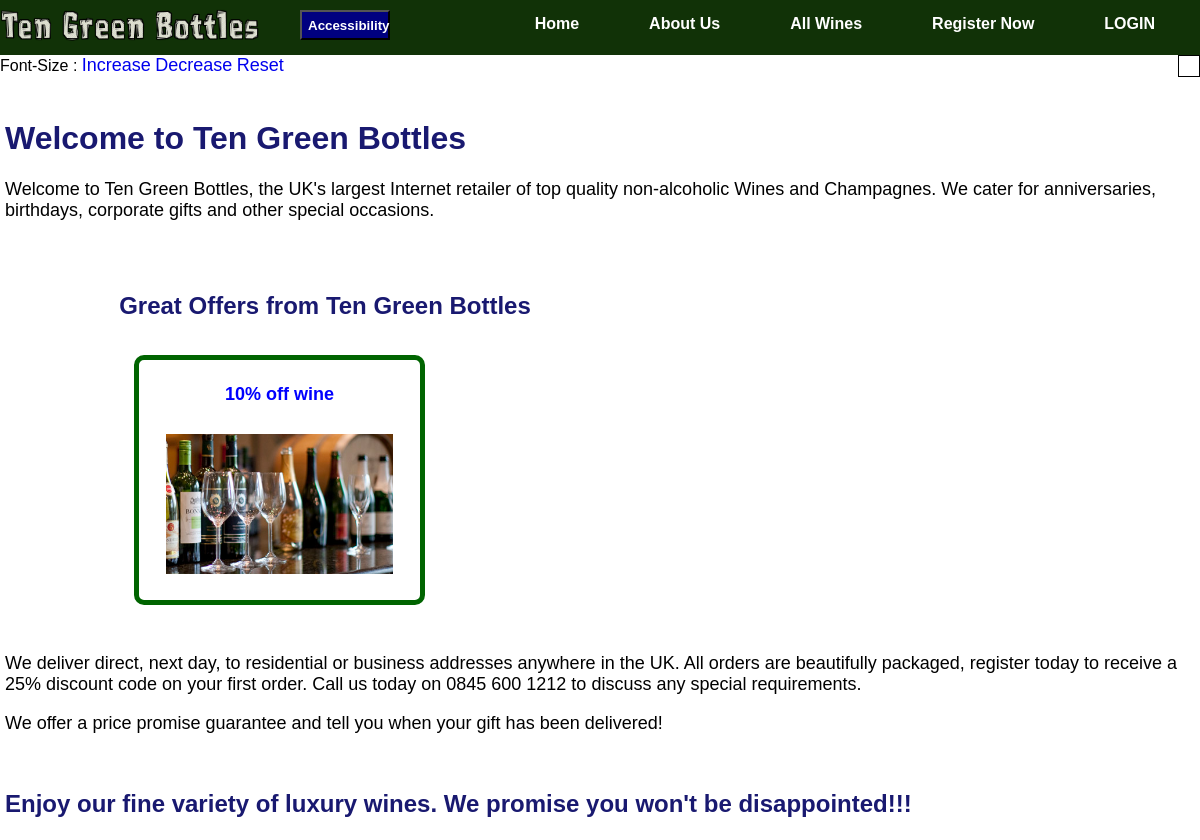
Before: / (upper part) with the older database file.
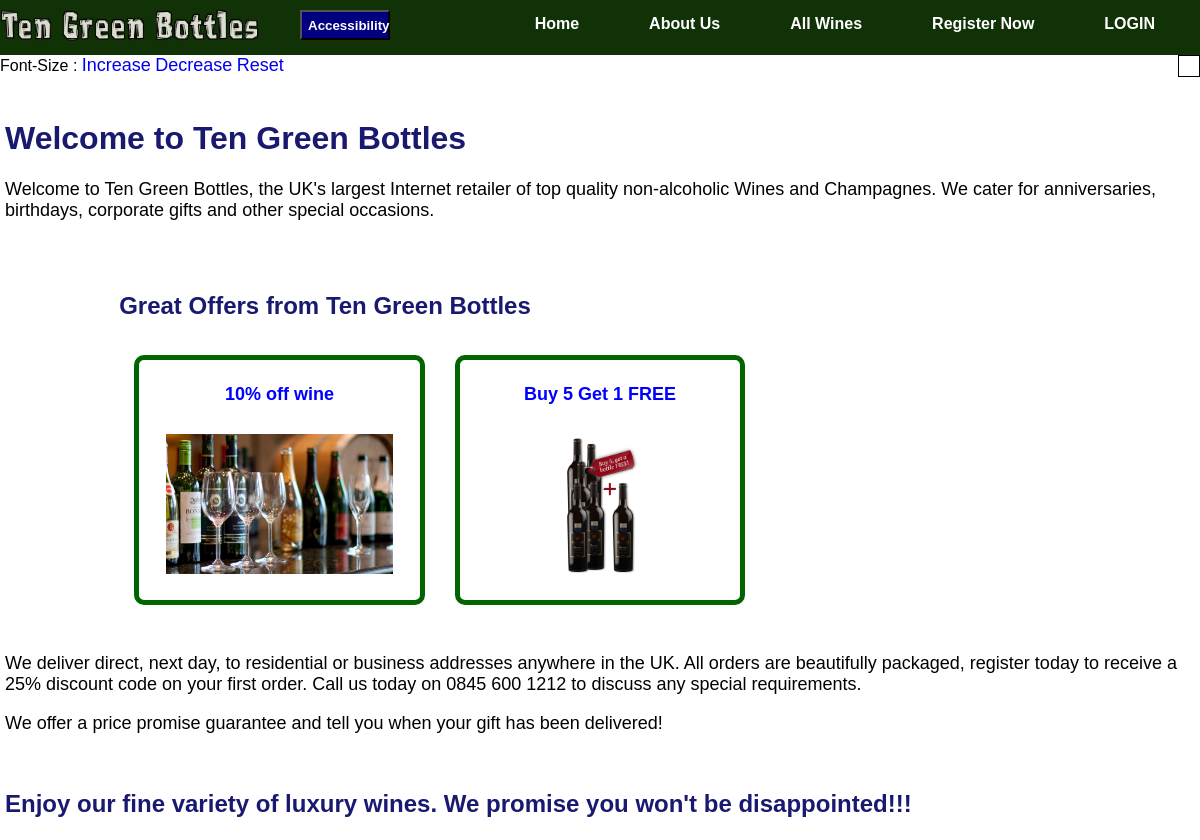
After: the same page with the newer database file.
### tables this page shows
CREATE TABLE IF NOT EXISTS `campaign` (
  `campaign_id` int(11) NOT NULL,
  `offer_name` varchar(255) DEFAULT NULL,
  `asset_link` varchar(255) DEFAULT NULL,
  `alt_description` varchar(255) DEFAULT NULL
);

### Database/db_access.php (called while the page is built, shortened)
<?php
    class DbConnection {
        private $db_host = "localhost";
        private $db_user = "wine_user";
        private $db_name = "wine_app";
        private $db_pass = "paulNeve";
        protected $dbConn;
        public function __construct() {
            try {
                $this->dbConn = new PDO("mysql:host=$this->db_host;dbname=$this->db_name", $this->db_user, $this->db_pass);
                $this->dbConn->setAttribute(PDO::ATTR_ERRMODE, PDO::ERRMODE_EXCEPTION);
            } catch(PDOException $ex) {
                echo 'CONNECTION ERROR: ' . $ex->getMessage();
            }
        }
        public function getPdo() {
            return $this->dbConn;
        }
    }
    require_once ("Database/db_Read.php");
    $readObject = new ReadObject();
?>

### Database/db_Read.php (called while the page is built, shortened)
<?php
    class Read extends DbConnection {
        protected $pdo;
        public function __construct() {
            $this->pdo = $this->getPdo();
        }
        public function readQC($_q, $_c) {
            $statement = $this->pdo->prepare($_q);
            $statement->execute();
            $result = $statement->fetchAll(PDO::FETCH_CLASS, $_c);
            return $result;
        }
    }
    class ReadObject extends Read {
        function getAllCampaigns() {
            $q = "SELECT * FROM campaign";
            $c = 'Campaign';
            return $this->readQC($q, $c);
        }
    }
?>

### Controllers/home_controller.php (called while the page is built, shortened)
<?php
    require_once ('Model/m_campaign.php');
    $accessCampaigns = $readObject->getAllCampaigns();
?>

### Model/m_campaign.php (called while the page is built, shortened)
<?php
    class Campaign {
        public function __get($name) {
            return $this->$name;
        }
    }
?>

### index.php (the view, shortened to what this page needs)
<?php require_once ("Includes/header.php"); ?>
<?php require_once ("Controllers/home_controller.php"); ?>
<?php require_once ("Includes/info.php"); ?>
<?php
include 'accessibility.php';
?>
<h1>Welcome to Ten Green Bottles</h1>
<p> Welcome to Ten Green Bottles, the UK's largest Internet retailer of top
   quality non-alcoholic Wines and Champagnes. We cater for anniversaries,
   birthdays, corporate gifts and other special occasions.</p>
<div class="row">
    <div class="col-offset-lg-2 col-lg-8 col-offset-md-1 col-md-10 col-sm-12">
        <h2>Great Offers from Ten Green Bottles</h2>
        <div class="row">
            <?php foreach ($accessCampaigns as $offer): ?>
            <div class="col-lg-3 col-md-4 col-sm-6">
                <div class="offer">
                    <a href="wine.php?iCode=offer&offerNo=<?= $offer->campaign_id ?>">
                        <h4><?= $offer->offer_name ?></h4>
                        <img src="<?= $offer->asset_link ?>" alt="<?= $offer->alt_description ?>">
                    </a>
                </div>
            </div>
            <?php endforeach; ?>
        </div>
    </div>
</div>
<p>We deliver direct, next day, to residential or business addresses
   anywhere in the UK. All orders are beautifully packaged, register today
   to receive a 25% discount code on your first order. Call us today on
   0845 600 1212 to discuss any special requirements.</p>
<p>We offer a price promise guarantee and tell you when your gift has been
  delivered!</p>
<h2> Enjoy our fine variety of luxury wines. We promise you won't be disappointed!!!</h2>
<?php require_once ("Includes/footer.php"); ?>

Changed rows visible on the page:
added campaign: offer_name "Buy 5 Get 1 FREE", asset_link (picture)
